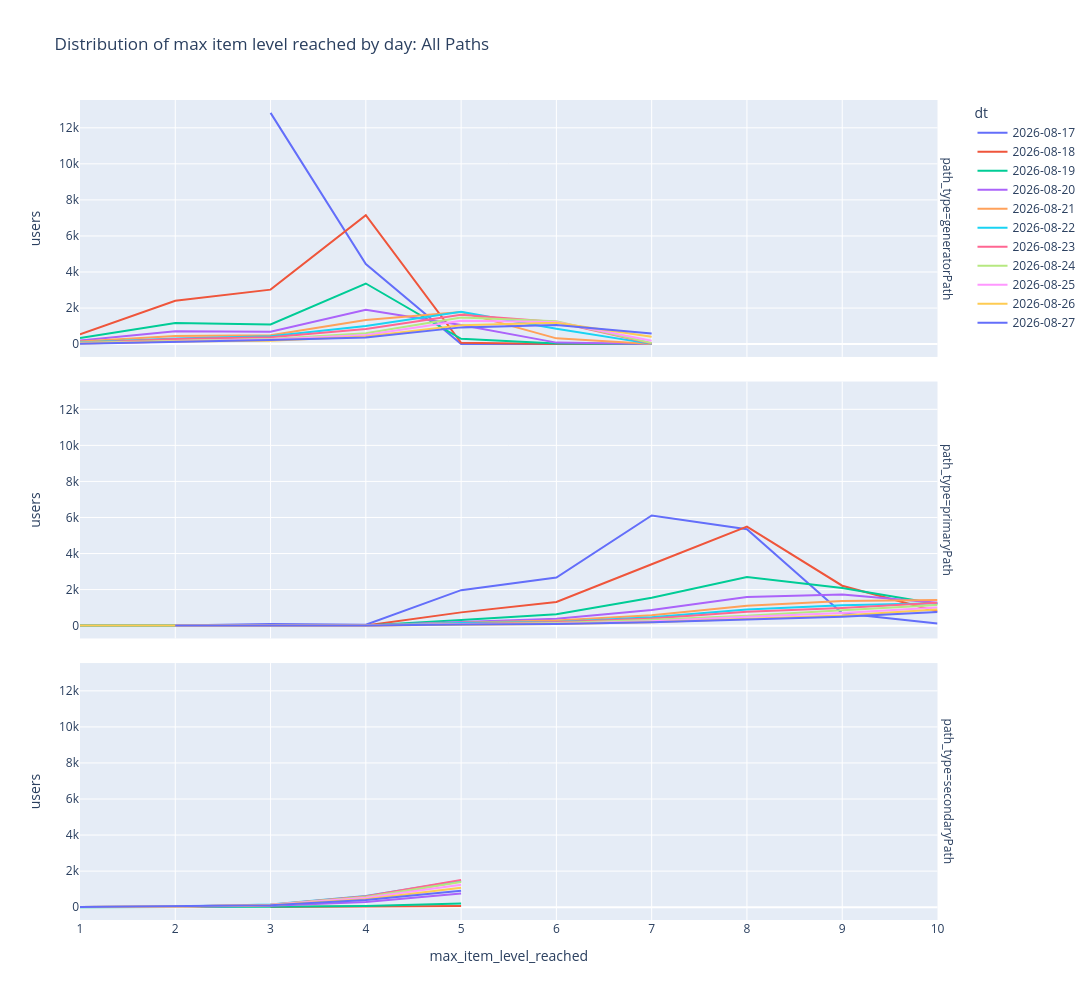

The notebook cell saved with this chart:
### Code cell
fig = px.line(milestone_daily_agg, 
              x='max_item_level_reached', 
              y='users',
              color='dt',
              title='Distribution of max item level reached by day: All Paths',
              width=1200,
              height=1000,
              facet_row='path_type',
              hover_data={'users': True, 'n_levels_discovered_avg': True, 'n_levels_discovered_median': True, 'max_item_level_reached': True},
              )

fig.show()

### Figure 1 — Plotly figure (JSON) as saved in the notebook; plotly's stock layout.template omitted (floating-point values rounded to 4 significant figures)
{"data": [{"customdata": [[2.249, 3.0], [4.0, 4.0], [5.0, 5.0], [6.0, 6.0]], "hovertemplate": "dt=2026-08-17<br>path_type=generatorPath<br>max_item_level_reached=%{x}<br>users=%{y}<br>n_levels_discovered_avg=%{customdata[0]}<br>n_levels_discovered_median=%{customdata[1]}<extra></extra>", "legendgroup": "2026-08-17", "line": {"color": "#636efa", "dash": "solid"}, "marker": {"symbol": "circle"}, "mode": "lines", "name": "2026-08-17", "orientation": "v", "showlegend": true, "type": "scatter", "x": [3, 4, 5, 6], "xaxis": "x3", "y": [12829, 4437, 4, 4], "yaxis": "y3"}, {"customdata": [[1.0, 1.0], [2.0, 2.0], [3.0, 3.0], [4.0, 4.0], [5.0, 5.0], [6.0, 6.0], [6.999, 7.0], [7.998, 8.0], [8.996, 9.0], [10.0, 10.0]], "hovertemplate": "dt=2026-08-17<br>path_type=primaryPath<br>max_item_level_reached=%{x}<br>users=%{y}<br>n_levels_discovered_avg=%{customdata[0]}<br>n_levels_discovered_median=%{customdata[1]}<extra></extra>", "legendgroup": "2026-08-17", "line": {"color": "#636efa", "dash": "solid"}, "marker": {"symbol": "circle"}, "mode": "lines", "name": "2026-08-17", "orientation": "v", "showlegend": false, "type": "scatter", "x": [1, 2, 3, 4, 5, 6, 7, 8, 9, 10], "xaxis": "x2", "y": [5, 9, 94, 48, 1967, 2666, 6112, 5353, 681, 124], "yaxis": "y2"}, {"customdata": [[5.0, 5.0]], "hovertemplate": "dt=2026-08-17<br>path_type=secondaryPath<br>max_item_level_reached=%{x}<br>users=%{y}<br>n_levels_discovered_avg=%{customdata[0]}<br>n_levels_discovered_median=%{customdata[1]}<extra></extra>", "legendgroup": "2026-08-17", "line": {"color": "#636efa", "dash": "solid"}, "marker": {"symbol": "circle"}, "mode": "lines", "name": "2026-08-17", "orientation": "v", "showlegend": false, "type": "scatter", "x": [5], "xaxis": "x", "y": [7], "yaxis": "y"}, {"customdata": [[1.0, 1.0], [1.487, 1.0], [2.083, 2.0], [1.611, 1.0], [1.083, 1.0], [2.417, 2.0], [1.0, 1.0]], "hovertemplate": "dt=2026-08-18<br>path_type=generatorPath<br>max_item_level_reached=%{x}<br>users=%{y}<br>n_levels_discovered_avg=%{customdata[0]}<br>n_levels_discovered_median=%{customdata[1]}<extra></extra>", "legendgroup": "2026-08-18", "line": {"color": "#EF553B", "dash": "solid"}, "marker": {"symbol": "circle"}, "mode": "lines", "name": "2026-08-18", "orientation": "v", "showlegend": true, "type": "scatter", "x": [1, 2, 3, 4, 5, 6, 7], "xaxis": "x3", "y": [539, 2401, 3022, 7155, 72, 12, 1], "yaxis": "y3"}, {"customdata": [[1.0, 1.0], [2.0, 2.0], [3.0, 3.0], [3.571, 4.0], [4.962, 5.0], [4.078, 6.0], [3.436, 2.0], [2.29, 1.0], [1.638, 1.0], [1.98, 2.0]], "hovertemplate": "dt=2026-08-18<br>path_type=primaryPath<br>max_item_level_reached=%{x}<br>users=%{y}<br>n_levels_discovered_avg=%{customdata[0]}<br>n_levels_discovered_median=%{customdata[1]}<extra></extra>", "legendgroup": "2026-08-18", "line": {"color": "#EF553B", "dash": "solid"}, "marker": {"symbol": "circle"}, "mode": "lines", "name": "2026-08-18", "orientation": "v", "showlegend": false, "type": "scatter", "x": [1, 2, 3, 4, 5, 6, 7, 8, 9, 10], "xaxis": "x2", "y": [4, 3, 36, 14, 736, 1309, 3403, 5495, 2214, 789], "yaxis": "y2"}, {"customdata": [[3.0, 3.0], [4.0, 4.0], [5.0, 5.0]], "hovertemplate": "dt=2026-08-18<br>path_type=secondaryPath<br>max_item_level_reached=%{x}<br>users=%{y}<br>n_levels_discovered_avg=%{customdata[0]}<br>n_levels_discovered_median=%{customdata[1]}<extra></extra>", "legendgroup": "2026-08-18", "line": {"color": "#EF553B", "dash": "solid"}, "marker": {"symbol": "circle"}, "mode": "lines", "name": "2026-08-18", "orientation": "v", "showlegend": false, "type": "scatter", "x": [3, 4, 5], "xaxis": "x", "y": [3, 16, 62], "yaxis": "y"}, {"customdata": [[1.0, 1.0], [1.351, 1.0], [1.982, 2.0], [1.336, 1.0], [1.0, 1.0], [1.323, 1.0], [1.0, 1.0]], "hovertemplate": "dt=2026-08-19<br>path_type=generatorPath<br>max_item_level_reached=%{x}<br>users=%{y}<br>n_levels_discovered_avg=%{customdata[0]}<br>n_levels_discovered_median=%{customdata[1]}<extra></extra>", "legendgroup": "2026-08-19", "line": {"color": "#00cc96", "dash": "solid"}, "marker": {"symbol": "circle"}, "mode": "lines", "name": "2026-08-19", "orientation": "v", "showlegend": true, "type": "scatter", "x": [1, 2, 3, 4, 5, 6, 7], "xaxis": "x3", "y": [338, 1164, 1090, 3362, 292, 31, 1], "yaxis": "y3"}, {"customdata": [[1.0, 1.0], [1.5, 1.5], [3.0, 3.0], [2.8, 4.0], [4.893, 5.0], [3.574, 6.0], [2.689, 1.0], [1.661, 1.0], [1.159, 1.0], [1.477, 1.0]], "hovertemplate": "dt=2026-08-19<br>path_type=primaryPath<br>max_item_level_reached=%{x}<br>users=%{y}<br>n_levels_discovered_avg=%{customdata[0]}<br>n_levels_discovered_median=%{customdata[1]}<extra></extra>", "legendgroup": "2026-08-19", "line": {"color": "#00cc96", "dash": "solid"}, "marker": {"symbol": "circle"}, "mode": "lines", "name": "2026-08-19", "orientation": "v", "showlegend": false, "type": "scatter", "x": [1, 2, 3, 4, 5, 6, 7, 8, 9, 10], "xaxis": "x2", "y": [2, 2, 14, 5, 319, 634, 1550, 2697, 2090, 1199], "yaxis": "y2"}, {"customdata": [[1.0, 1.0], [2.0, 2.0], [3.0, 3.0], [3.957, 4.0], [4.716, 5.0]], "hovertemplate": "dt=2026-08-19<br>path_type=secondaryPath<br>max_item_level_reached=%{x}<br>users=%{y}<br>n_levels_discovered_avg=%{customdata[0]}<br>n_levels_discovered_median=%{customdata[1]}<extra></extra>", "legendgroup": "2026-08-19", "line": {"color": "#00cc96", "dash": "solid"}, "marker": {"symbol": "circle"}, "mode": "lines", "name": "2026-08-19", "orientation": "v", "showlegend": false, "type": "scatter", "x": [1, 2, 3, 4, 5], "xaxis": "x", "y": [1, 2, 26, 70, 197], "yaxis": "y"}, {"customdata": [[1.0, 1.0], [1.281, 1.0], [1.993, 2.0], [1.293, 1.0], [1.0, 1.0], [1.108, 1.0], [1.0, 1.0]], "hovertemplate": "dt=2026-08-20<br>path_type=generatorPath<br>max_item_level_reached=%{x}<br>users=%{y}<br>n_levels_discovered_avg=%{customdata[0]}<br>n_levels_discovered_median=%{customdata[1]}<extra></extra>", "legendgroup": "2026-08-20", "line": {"color": "#ab63fa", "dash": "solid"}, "marker": {"symbol": "circle"}, "mode": "lines", "name": "2026-08-20", "orientation": "v", "showlegend": true, "type": "scatter", "x": [1, 2, 3, 4, 5, 6, 7], "xaxis": "x3", "y": [200, 708, 681, 1910, 1065, 83, 5], "yaxis": "y3"}, {"customdata": [[2.0, 2.0], [3.0, 3.0], [4.0, 4.0], [4.889, 5.0], [3.662, 6.0], [2.724, 1.0], [1.593, 1.0], [1.076, 1.0], [1.289, 1.0]], "hovertemplate": "dt=2026-08-20<br>path_type=primaryPath<br>max_item_level_reached=%{x}<br>users=%{y}<br>n_levels_discovered_avg=%{customdata[0]}<br>n_levels_discovered_median=%{customdata[1]}<extra></extra>", "legendgroup": "2026-08-20", "line": {"color": "#ab63fa", "dash": "solid"}, "marker": {"symbol": "circle"}, "mode": "lines", "name": "2026-08-20", "orientation": "v", "showlegend": false, "type": "scatter", "x": [2, 3, 4, 5, 6, 7, 8, 9, 10], "xaxis": "x2", "y": [1, 15, 11, 207, 379, 873, 1591, 1723, 1264], "yaxis": "y2"}, {"customdata": [[1.0, 1.0], [2.0, 2.0], [3.0, 3.0], [3.916, 4.0], [4.603, 5.0]], "hovertemplate": "dt=2026-08-20<br>path_type=secondaryPath<br>max_item_level_reached=%{x}<br>users=%{y}<br>n_levels_discovered_avg=%{customdata[0]}<br>n_levels_discovered_median=%{customdata[1]}<extra></extra>", "legendgroup": "2026-08-20", "line": {"color": "#ab63fa", "dash": "solid"}, "marker": {"symbol": "circle"}, "mode": "lines", "name": "2026-08-20", "orientation": "v", "showlegend": false, "type": "scatter", "x": [1, 2, 3, 4, 5], "xaxis": "x", "y": [8, 19, 73, 285, 755], "yaxis": "y"}, {"customdata": [[1.0, 1.0], [1.278, 1.0], [1.98, 2.0], [1.293, 1.0], [1.001, 1.0], [1.025, 1.0], [1.0, 1.0]], "hovertemplate": "dt=2026-08-21<br>path_type=generatorPath<br>max_item_level_reached=%{x}<br>users=%{y}<br>n_levels_discovered_avg=%{customdata[0]}<br>n_levels_discovered_median=%{customdata[1]}<extra></extra>", "legendgroup": "2026-08-21", "line": {"color": "#FFA15A", "dash": "solid"}, "marker": {"symbol": "circle"}, "mode": "lines", "name": "2026-08-21", "orientation": "v", "showlegend": true, "type": "scatter", "x": [1, 2, 3, 4, 5, 6, 7], "xaxis": "x3", "y": [138, 450, 494, 1339, 1781, 318, 9], "yaxis": "y3"}, {"customdata": [[1.0, 1.0], [2.0, 2.0], [3.0, 3.0], [4.0, 4.0], [4.926, 5.0], [3.833, 6.0], [2.839, 1.0], [1.584, 1.0], [1.074, 1.0], [1.213, 1.0]], "hovertemplate": "dt=2026-08-21<br>path_type=primaryPath<br>max_item_level_reached=%{x}<br>users=%{y}<br>n_levels_discovered_avg=%{customdata[0]}<br>n_levels_discovered_median=%{customdata[1]}<extra></extra>", "legendgroup": "2026-08-21", "line": {"color": "#FFA15A", "dash": "solid"}, "marker": {"symbol": "circle"}, "mode": "lines", "name": "2026-08-21", "orientation": "v", "showlegend": false, "type": "scatter", "x": [1, 2, 3, 4, 5, 6, 7, 8, 9, 10], "xaxis": "x2", "y": [2, 2, 7, 8, 163, 287, 579, 1101, 1368, 1425], "yaxis": "y2"}, {"customdata": [[1.0, 1.0], [2.0, 2.0], [2.991, 3.0], [3.88, 4.0], [4.285, 5.0]], "hovertemplate": "dt=2026-08-21<br>path_type=secondaryPath<br>max_item_level_reached=%{x}<br>users=%{y}<br>n_levels_discovered_avg=%{customdata[0]}<br>n_levels_discovered_median=%{customdata[1]}<extra></extra>", "legendgroup": "2026-08-21", "line": {"color": "#FFA15A", "dash": "solid"}, "marker": {"symbol": "circle"}, "mode": "lines", "name": "2026-08-21", "orientation": "v", "showlegend": false, "type": "scatter", "x": [1, 2, 3, 4, 5], "xaxis": "x", "y": [8, 20, 107, 501, 1438], "yaxis": "y"}, {"customdata": [[1.0, 1.0], [1.248, 1.0], [1.912, 2.0], [1.418, 1.0], [1.001, 1.0], [1.004, 1.0], [1.0, 1.0]], "hovertemplate": "dt=2026-08-22<br>path_type=generatorPath<br>max_item_level_reached=%{x}<br>users=%{y}<br>n_levels_discovered_avg=%{customdata[0]}<br>n_levels_discovered_median=%{customdata[1]}<extra></extra>", "legendgroup": "2026-08-22", "line": {"color": "#19d3f3", "dash": "solid"}, "marker": {"symbol": "circle"}, "mode": "lines", "name": "2026-08-22", "orientation": "v", "showlegend": true, "type": "scatter", "x": [1, 2, 3, 4, 5, 6, 7], "xaxis": "x3", "y": [95, 315, 434, 1010, 1791, 847, 13], "yaxis": "y3"}, {"customdata": [[1.0, 1.0], [2.0, 2.0], [2.636, 3.0], [4.0, 4.0], [4.923, 5.0], [4.083, 6.0], [2.983, 1.0], [1.727, 1.0], [1.109, 1.0], [1.195, 1.0]], "hovertemplate": "dt=2026-08-22<br>path_type=primaryPath<br>max_item_level_reached=%{x}<br>users=%{y}<br>n_levels_discovered_avg=%{customdata[0]}<br>n_levels_discovered_median=%{customdata[1]}<extra></extra>", "legendgroup": "2026-08-22", "line": {"color": "#19d3f3", "dash": "solid"}, "marker": {"symbol": "circle"}, "mode": "lines", "name": "2026-08-22", "orientation": "v", "showlegend": false, "type": "scatter", "x": [1, 2, 3, 4, 5, 6, 7, 8, 9, 10], "xaxis": "x2", "y": [2, 2, 11, 3, 142, 205, 470, 894, 1132, 1243], "yaxis": "y2"}, {"customdata": [[1.0, 1.0], [2.0, 2.0], [2.986, 3.0], [3.796, 4.0], [3.85, 5.0]], "hovertemplate": "dt=2026-08-22<br>path_type=secondaryPath<br>max_item_level_reached=%{x}<br>users=%{y}<br>n_levels_discovered_avg=%{customdata[0]}<br>n_levels_discovered_median=%{customdata[1]}<extra></extra>", "legendgroup": "2026-08-22", "line": {"color": "#19d3f3", "dash": "solid"}, "marker": {"symbol": "circle"}, "mode": "lines", "name": "2026-08-22", "orientation": "v", "showlegend": false, "type": "scatter", "x": [1, 2, 3, 4, 5], "xaxis": "x", "y": [11, 38, 144, 617, 1463], "yaxis": "y"}, {"customdata": [[1.0, 1.0], [1.29, 1.0], [2.104, 2.0], [1.428, 1.0], [1.0, 1.0], [1.002, 1.0], [1.0, 1.0]], "hovertemplate": "dt=2026-08-23<br>path_type=generatorPath<br>max_item_level_reached=%{x}<br>users=%{y}<br>n_levels_discovered_avg=%{customdata[0]}<br>n_levels_discovered_median=%{customdata[1]}<extra></extra>", "legendgroup": "2026-08-23", "line": {"color": "#FF6692", "dash": "solid"}, "marker": {"symbol": "circle"}, "mode": "lines", "name": "2026-08-23", "orientation": "v", "showlegend": true, "type": "scatter", "x": [1, 2, 3, 4, 5, 6, 7], "xaxis": "x3", "y": [68, 283, 383, 834, 1633, 1232, 38], "yaxis": "y3"}, {"customdata": [[2.0, 2.0], [3.0, 3.0], [2.5, 2.5], [4.742, 5.0], [4.263, 6.0], [3.492, 2.0], [1.748, 1.0], [1.101, 1.0], [1.164, 1.0]], "hovertemplate": "dt=2026-08-23<br>path_type=primaryPath<br>max_item_level_reached=%{x}<br>users=%{y}<br>n_levels_discovered_avg=%{customdata[0]}<br>n_levels_discovered_median=%{customdata[1]}<extra></extra>", "legendgroup": "2026-08-23", "line": {"color": "#FF6692", "dash": "solid"}, "marker": {"symbol": "circle"}, "mode": "lines", "name": "2026-08-23", "orientation": "v", "showlegend": false, "type": "scatter", "x": [2, 3, 4, 5, 6, 7, 8, 9, 10], "xaxis": "x2", "y": [2, 5, 4, 97, 194, 392, 767, 983, 1266], "yaxis": "y2"}, {"customdata": [[1.0, 1.0], [2.0, 2.0], [3.0, 3.0], [3.734, 4.0], [3.476, 5.0]], "hovertemplate": "dt=2026-08-23<br>path_type=secondaryPath<br>max_item_level_reached=%{x}<br>users=%{y}<br>n_levels_discovered_avg=%{customdata[0]}<br>n_levels_discovered_median=%{customdata[1]}<extra></extra>", "legendgroup": "2026-08-23", "line": {"color": "#FF6692", "dash": "solid"}, "marker": {"symbol": "circle"}, "mode": "lines", "name": "2026-08-23", "orientation": "v", "showlegend": false, "type": "scatter", "x": [1, 2, 3, 4, 5], "xaxis": "x", "y": [13, 36, 131, 605, 1514], "yaxis": "y"}, {"customdata": [[1.0, 1.0], [1.295, 1.0], [2.128, 2.0], [1.466, 1.0], [1.001, 1.0], [1.002, 1.0], [1.0, 1.0]], "hovertemplate": "dt=2026-08-24<br>path_type=generatorPath<br>max_item_level_reached=%{x}<br>users=%{y}<br>n_levels_discovered_avg=%{customdata[0]}<br>n_levels_discovered_median=%{customdata[1]}<extra></extra>", "legendgroup": "2026-08-24", "line": {"color": "#B6E880", "dash": "solid"}, "marker": {"symbol": "circle"}, "mode": "lines", "name": "2026-08-24", "orientation": "v", "showlegend": true, "type": "scatter", "x": [1, 2, 3, 4, 5, 6, 7], "xaxis": "x3", "y": [78, 176, 289, 596, 1478, 1263, 59], "yaxis": "y3"}, {"customdata": [[2.0, 2.0], [3.0, 3.0], [4.0, 4.0], [4.833, 5.0], [3.664, 6.0], [3.256, 1.0], [1.902, 1.0], [1.079, 1.0], [1.164, 1.0]], "hovertemplate": "dt=2026-08-24<br>path_type=primaryPath<br>max_item_level_reached=%{x}<br>users=%{y}<br>n_levels_discovered_avg=%{customdata[0]}<br>n_levels_discovered_median=%{customdata[1]}<extra></extra>", "legendgroup": "2026-08-24", "line": {"color": "#B6E880", "dash": "solid"}, "marker": {"symbol": "circle"}, "mode": "lines", "name": "2026-08-24", "orientation": "v", "showlegend": false, "type": "scatter", "x": [2, 3, 4, 5, 6, 7, 8, 9, 10], "xaxis": "x2", "y": [2, 7, 5, 78, 149, 332, 549, 853, 1150], "yaxis": "y2"}, {"customdata": [[1.0, 1.0], [1.974, 2.0], [2.985, 3.0], [3.692, 4.0], [3.35, 5.0]], "hovertemplate": "dt=2026-08-24<br>path_type=secondaryPath<br>max_item_level_reached=%{x}<br>users=%{y}<br>n_levels_discovered_avg=%{customdata[0]}<br>n_levels_discovered_median=%{customdata[1]}<extra></extra>", "legendgroup": "2026-08-24", "line": {"color": "#B6E880", "dash": "solid"}, "marker": {"symbol": "circle"}, "mode": "lines", "name": "2026-08-24", "orientation": "v", "showlegend": false, "type": "scatter", "x": [1, 2, 3, 4, 5], "xaxis": "x", "y": [13, 38, 131, 561, 1396], "yaxis": "y"}, {"customdata": [[1.0, 1.0], [1.235, 1.0], [1.897, 2.0], [1.402, 1.0], [1.002, 1.0], [1.002, 1.0], [1.0, 1.0]], "hovertemplate": "dt=2026-08-25<br>path_type=generatorPath<br>max_item_level_reached=%{x}<br>users=%{y}<br>n_levels_discovered_avg=%{customdata[0]}<br>n_levels_discovered_median=%{customdata[1]}<extra></extra>", "legendgroup": "2026-08-25", "line": {"color": "#FF97FF", "dash": "solid"}, "marker": {"symbol": "circle"}, "mode": "lines", "name": "2026-08-25", "orientation": "v", "showlegend": true, "type": "scatter", "x": [1, 2, 3, 4, 5, 6, 7], "xaxis": "x3", "y": [38, 162, 252, 510, 1298, 1222, 190], "yaxis": "y3"}, {"customdata": [[2.0, 2.0], [3.0, 3.0], [3.0, 4.0], [4.872, 5.0], [3.991, 6.0], [3.306, 1.0], [1.715, 1.0], [1.063, 1.0], [1.142, 1.0]], "hovertemplate": "dt=2026-08-25<br>path_type=primaryPath<br>max_item_level_reached=%{x}<br>users=%{y}<br>n_levels_discovered_avg=%{customdata[0]}<br>n_levels_discovered_median=%{customdata[1]}<extra></extra>", "legendgroup": "2026-08-25", "line": {"color": "#FF97FF", "dash": "solid"}, "marker": {"symbol": "circle"}, "mode": "lines", "name": "2026-08-25", "orientation": "v", "showlegend": false, "type": "scatter", "x": [2, 3, 4, 5, 6, 7, 8, 9, 10], "xaxis": "x2", "y": [1, 9, 3, 78, 111, 242, 494, 695, 1006], "yaxis": "y2"}, {"customdata": [[1.0, 1.0], [2.0, 2.0], [2.969, 3.0], [3.592, 4.0], [3.281, 5.0]], "hovertemplate": "dt=2026-08-25<br>path_type=secondaryPath<br>max_item_level_reached=%{x}<br>users=%{y}<br>n_levels_discovered_avg=%{customdata[0]}<br>n_levels_discovered_median=%{customdata[1]}<extra></extra>", "legendgroup": "2026-08-25", "line": {"color": "#FF97FF", "dash": "solid"}, "marker": {"symbol": "circle"}, "mode": "lines", "name": "2026-08-25", "orientation": "v", "showlegend": false, "type": "scatter", "x": [1, 2, 3, 4, 5], "xaxis": "x", "y": [9, 41, 130, 519, 1247], "yaxis": "y"}, {"customdata": [[1.0, 1.0], [1.264, 1.0], [2.026, 2.0], [1.535, 1.0], [1.012, 1.0], [1.003, 1.0], [1.0, 1.0]], "hovertemplate": "dt=2026-08-26<br>path_type=generatorPath<br>max_item_level_reached=%{x}<br>users=%{y}<br>n_levels_discovered_avg=%{customdata[0]}<br>n_levels_discovered_median=%{customdata[1]}<extra></extra>", "legendgroup": "2026-08-26", "line": {"color": "#FECB52", "dash": "solid"}, "marker": {"symbol": "circle"}, "mode": "lines", "name": "2026-08-26", "orientation": "v", "showlegend": true, "type": "scatter", "x": [1, 2, 3, 4, 5, 6, 7], "xaxis": "x3", "y": [35, 140, 190, 428, 1043, 1190, 402], "yaxis": "y3"}, {"customdata": [[1.0, 1.0], [3.0, 3.0], [4.0, 4.0], [5.0, 5.0], [4.124, 6.0], [3.435, 2.0], [2.061, 1.0], [1.12, 1.0], [1.12, 1.0]], "hovertemplate": "dt=2026-08-26<br>path_type=primaryPath<br>max_item_level_reached=%{x}<br>users=%{y}<br>n_levels_discovered_avg=%{customdata[0]}<br>n_levels_discovered_median=%{customdata[1]}<extra></extra>", "legendgroup": "2026-08-26", "line": {"color": "#FECB52", "dash": "solid"}, "marker": {"symbol": "circle"}, "mode": "lines", "name": "2026-08-26", "orientation": "v", "showlegend": false, "type": "scatter", "x": [1, 3, 4, 5, 6, 7, 8, 9, 10], "xaxis": "x2", "y": [1, 1, 2, 48, 97, 191, 379, 567, 898], "yaxis": "y2"}, {"customdata": [[1.0, 1.0], [2.0, 2.0], [2.912, 3.0], [3.557, 4.0], [3.097, 4.0]], "hovertemplate": "dt=2026-08-26<br>path_type=secondaryPath<br>max_item_level_reached=%{x}<br>users=%{y}<br>n_levels_discovered_avg=%{customdata[0]}<br>n_levels_discovered_median=%{customdata[1]}<extra></extra>", "legendgroup": "2026-08-26", "line": {"color": "#FECB52", "dash": "solid"}, "marker": {"symbol": "circle"}, "mode": "lines", "name": "2026-08-26", "orientation": "v", "showlegend": false, "type": "scatter", "x": [1, 2, 3, 4, 5], "xaxis": "x", "y": [8, 37, 114, 433, 1074], "yaxis": "y"}, {"customdata": [[1.0, 1.0], [1.222, 1.0], [2.009, 2.0], [1.504, 1.0], [1.001, 1.0], [1.008, 1.0], [1.0, 1.0]], "hovertemplate": "dt=2026-08-27<br>path_type=generatorPath<br>max_item_level_reached=%{x}<br>users=%{y}<br>n_levels_discovered_avg=%{customdata[0]}<br>n_levels_discovered_median=%{customdata[1]}<extra></extra>", "legendgroup": "2026-08-27", "line": {"color": "#636efa", "dash": "solid"}, "marker": {"symbol": "circle"}, "mode": "lines", "name": "2026-08-27", "orientation": "v", "showlegend": true, "type": "scatter", "x": [1, 2, 3, 4, 5, 6, 7], "xaxis": "x3", "y": [19, 117, 224, 361, 928, 1063, 582], "yaxis": "y3"}, {"customdata": [[2.0, 2.0], [3.0, 3.0], [4.0, 4.0], [4.746, 5.0], [4.0, 6.0], [3.619, 2.0], [2.058, 1.0], [1.149, 1.0], [1.133, 1.0]], "hovertemplate": "dt=2026-08-27<br>path_type=primaryPath<br>max_item_level_reached=%{x}<br>users=%{y}<br>n_levels_discovered_avg=%{customdata[0]}<br>n_levels_discovered_median=%{customdata[1]}<extra></extra>", "legendgroup": "2026-08-27", "line": {"color": "#636efa", "dash": "solid"}, "marker": {"symbol": "circle"}, "mode": "lines", "name": "2026-08-27", "orientation": "v", "showlegend": false, "type": "scatter", "x": [2, 3, 4, 5, 6, 7, 8, 9, 10], "xaxis": "x2", "y": [1, 5, 1, 67, 95, 181, 329, 495, 758], "yaxis": "y2"}, {"customdata": [[1.0, 1.0], [1.971, 2.0], [2.942, 3.0], [3.584, 4.0], [3.064, 3.0]], "hovertemplate": "dt=2026-08-27<br>path_type=secondaryPath<br>max_item_level_reached=%{x}<br>users=%{y}<br>n_levels_discovered_avg=%{customdata[0]}<br>n_levels_discovered_median=%{customdata[1]}<extra></extra>", "legendgroup": "2026-08-27", "line": {"color": "#636efa", "dash": "solid"}, "marker": {"symbol": "circle"}, "mode": "lines", "name": "2026-08-27", "orientation": "v", "showlegend": false, "type": "scatter", "x": [1, 2, 3, 4, 5], "xaxis": "x", "y": [6, 34, 104, 401, 915], "yaxis": "y"}], "layout": {"annotations": [{"font": {}, "showarrow": false, "text": "path_type=secondaryPath", "textangle": 90, "x": 0.98, "xanchor": "left", "xref": "paper", "y": 0.1567, "yanchor": "middle", "yref": "paper"}, {"font": {}, "showarrow": false, "text": "path_type=primaryPath", "textangle": 90, "x": 0.98, "xanchor": "left", "xref": "paper", "y": 0.5, "yanchor": "middle", "yref": "paper"}, {"font": {}, "showarrow": false, "text": "path_type=generatorPath", "textangle": 90, "x": 0.98, "xanchor": "left", "xref": "paper", "y": 0.8433, "yanchor": "middle", "yref": "paper"}], "height": 1000, "legend": {"title": {"text": "dt"}, "tracegroupgap": 0}, "title": {"text": "Distribution of max item level reached by day: All Paths"}, "width": 1200, "xaxis": {"anchor": "y", "domain": [0, 0.98], "title": {"text": "max_item_level_reached"}}, "xaxis2": {"anchor": "y2", "domain": [0, 0.98], "matches": "x", "showticklabels": false}, "xaxis3": {"anchor": "y3", "domain": [0, 0.98], "matches": "x", "showticklabels": false}, "yaxis": {"anchor": "x", "domain": [0, 0.3133], "title": {"text": "users"}}, "yaxis2": {"anchor": "x2", "domain": [0.3433, 0.6567], "matches": "y", "title": {"text": "users"}}, "yaxis3": {"anchor": "x3", "domain": [0.6867, 1.0], "matches": "y", "title": {"text": "users"}}}}
